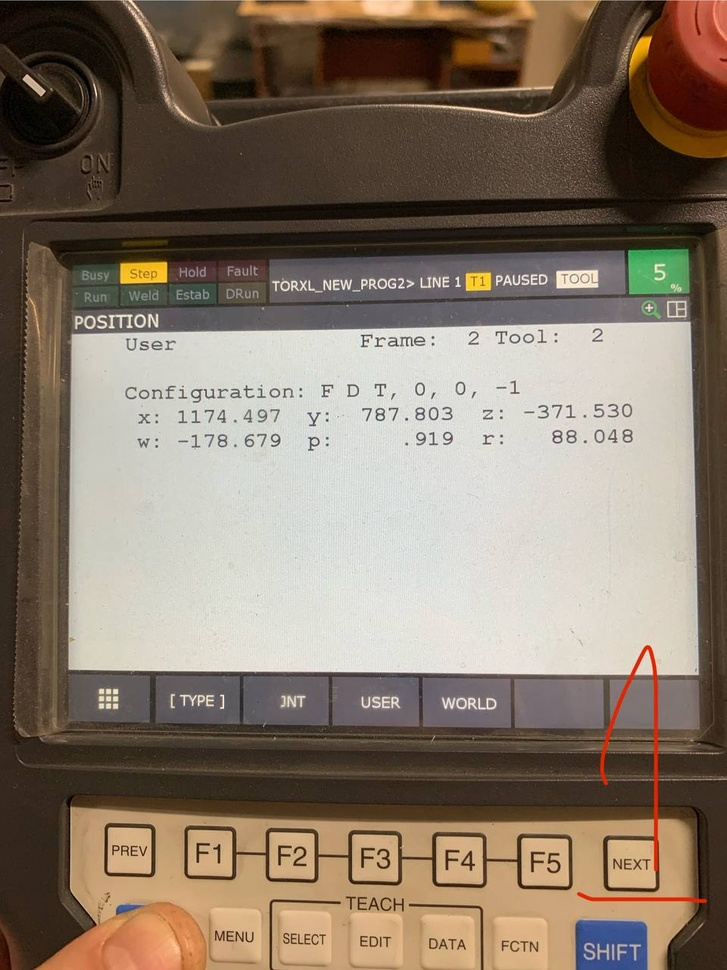
#> input picture laserdot_2/1.jpg, 727 x 970 px, shrunk from 960 x 1280 before the run
$ python -i detect.py   (imports and definitions only)
#> lines starting #> are read from the running program, lines starting #| are printed output that depends on the picture
"""Поиск линии границы прессования на снимке шлема.

У края детали идёт тёмная полоса - тень в борозде, которая остаётся на границе
прессованной зоны. Оператор, по словам заказчика, ориентируется именно на неё.

Полоса широкая, десятки пикселей, и у неё есть ТРИ разных кандидата на роль
"линии", отстоящих друг от друга на миллиметры:

    upper   верхняя граница тени - где начинается затенение;
    center  самое тёмное место, дно борозды;
    lower   нижняя граница - где тень кончается и начинается наплыв.

Какая из них тот самый ориентир - вопрос к человеку, поэтому считаются все три
и показываются одновременно.

По разметке заказчика (bench.py, пять снимков) выяснилось, что его рука стоит на
ЧЕТВЁРТОМ месте - `edge_lo`, нижний край полосы, где тень переходит в светлый
наплыв. Дно тени для этого не годится: от снимка к снимку оно отстоит от руки на
18-37 px, то есть всё, что отсчитано от него, гуляет вместе с ним. Поэтому край
ищется своим путём: широкое окно находит полосу, мелкий масштаб ставит точку.

Устойчивость обеспечивается тем, что линия НЕПРЕРЫВНА: соседние столбцы не могут
разойтись на сотни пикселей. Ищется путь через изображение, который идёт по
тёмному и при этом не прыгает (динамическое программирование по столбцам).
Поиск максимума в каждом столбце по отдельности этого не даёт - он срывается на
швы и тени купола, что и произошло в первой версии.
"""
import numpy as np
import cv2

DEFAULTS = dict(
    band_lo=0.45,     # верх полосы поиска, доля высоты детали сверху
    band_hi=1.00,     # низ полосы поиска
    win=25,           # на сколько px вверх/вниз сравнивать яркость, ища борозду
    jump=6,           # максимальный сдвиг линии между соседними столбцами, px
    step=4,           # прореживание по горизонтали
    edge=0.5,         # доля глубины, по которой определяются края полосы
    smooth=9,         # сглаживание итоговой линии, столбцов
    min_depth=5,      # ниже этой глубины дно борозды считается ненадёжным
    min_contrast=12,  # перепад яркости на краю, ниже которого точка ненадёжна
    refine=35,        # в каком окне вокруг полосы искать самую крутую точку, px
    fine=2.0,         # масштаб сглаживания при поиске крутизны, px
)


def body_box(img):
    """Прямоугольник детали: она заметно светлее фона."""
    blur = cv2.GaussianBlur(img, (21, 21), 0)
    thr = max(60, int(np.percentile(blur, 60)))
    body = blur > thr
    rows = np.where(body.sum(1) > img.shape[1] * 0.06)[0]
    cols = np.where(body.sum(0) > img.shape[0] * 0.02)[0]
    if len(rows) < 10 or len(cols) < 10:
        return None
    return int(rows.min()), int(rows.max()), int(cols.min()), int(cols.max())


def darkness(img, y0, y1, x0, x1, win, step):
    """Насколько пиксель темнее того, что выше и ниже него на `win`."""
    strip = cv2.GaussianBlur(img[y0:y1, x0:x1], (9, 9), 0).astype(np.float32)
    up = np.roll(strip, win, axis=0)
    dn = np.roll(strip, -win, axis=0)
    d = np.minimum(up - strip, dn - strip)
    d[:win + 5, :] = -1e4
    d[-(win + 5):, :] = -1e4
    return d[:, ::step], strip[:, ::step]


# [41 lines left out: functions band_edge_cost, refine_edge, not called in this run]


def trace(D, jump):
    """Путь максимальной суммарной темноты с ограничением на скачок."""
    H, W = D.shape
    score = D.copy()
    back = np.zeros((H, W), np.int32)
    idx = np.arange(H)
    for c in range(1, W):
        prev = score[:, c - 1]
        best = prev.copy()
        arg = idx.copy()
        for s in range(1, jump + 1):
            # np.roll(prev, s)[i] == prev[i-s], значит предок строки i это i-s
            for sh, src in ((np.roll(prev, s), idx - s), (np.roll(prev, -s), idx + s)):
                m = sh > best
                best[m] = sh[m]
                arg[m] = src[m]
        score[:, c] += best
        back[:, c] = np.clip(arg, 0, H - 1)
    path = np.zeros(W, np.int32)
    path[-1] = int(np.argmax(score[:, -1]))
    for c in range(W - 1, 0, -1):
        path[c - 1] = back[path[c], c]
    return path


# [33 lines left out: functions edges_of_band, smooth_line, not called in this run]


def find_lines(img, **kw):
    """Три линии полосы плюс мера надёжности каждой точки."""
    p = dict(DEFAULTS)
    p.update({k: v for k, v in kw.items() if v is not None})
    box = body_box(img)
    if box is None:
        return None
    top, bot, x0, x1 = box
    h = bot - top
    y0 = top + int(h * float(p['band_lo']))
    y1 = min(top + int(h * float(p['band_hi'])), img.shape[0])
    if y1 - y0 < 60:
        return None

    D, strip = darkness(img, y0, y1, x0, x1, int(p['win']), int(p['step']))
    path = trace(D, int(p['jump']))
    up, lo = edges_of_band(strip, path, float(p['edge']), int(p['win']))

    # Край наплыва ищется своим путём, а не отступом от дна тени: дно само
    # гуляет от снимка к снимку на десятки пикселей, и всё, что от него
    # отсчитано, гуляет вместе с ним.
    E = band_edge_cost(strip, int(p['win']))
    ep = trace(E, int(p['jump']))
    ep = refine_edge(strip, ep, max(int(p['refine']), 4), float(p['fine']))
    cols = np.arange(E.shape[1])
    contrast = E[ep, cols]
    depth = D[path, cols]

    xs = x0 + np.arange(D.shape[1]) * int(p['step'])
    k = int(p['smooth'])
    return dict(
        x=xs.tolist(),
        center=(y0 + smooth_line(path, k)).tolist(),
        upper=(y0 + smooth_line(up, k)).tolist(),
        lower=(y0 + smooth_line(lo, k)).tolist(),
        edge_lo=(y0 + smooth_line(ep, k)).tolist(),
        depth=depth.tolist(),
        contrast=contrast.tolist(),
        ok=(contrast > float(p['min_contrast'])).tolist(),
        params=p,
    )


# [7 lines left out: function profile_at, not called in this run]

>>> import cv2
>>> picture = cv2.imread('../laserdot_2/1.jpg')
#> picture is the input picture: shape (970, 727, 3); mean B, G, R 105.1, 120.3, 134.9
>>> result = find_lines(picture)
#> in body_box, `blur = cv2.GaussianBlur(img, (21, 21), 0)`:
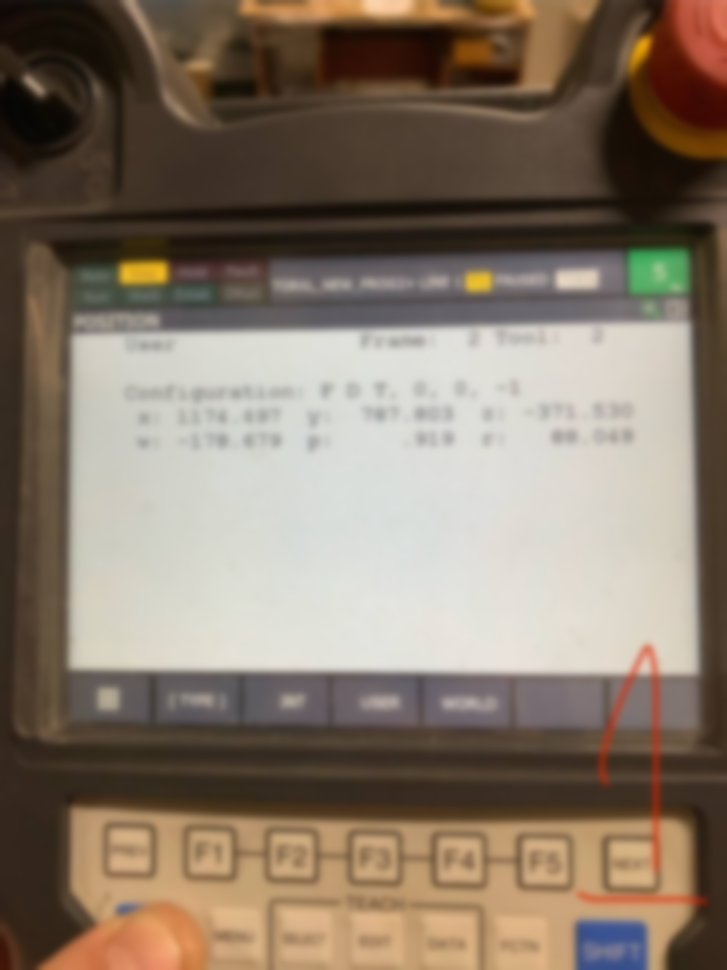
#> blur: shape (970, 727, 3); mean B, G, R 105.1, 120.3, 134.9
#> in body_box, `thr = max(60, int(np.percentile(blur, 60)))`: thr = 137
#> in body_box, `body = blur > thr`:
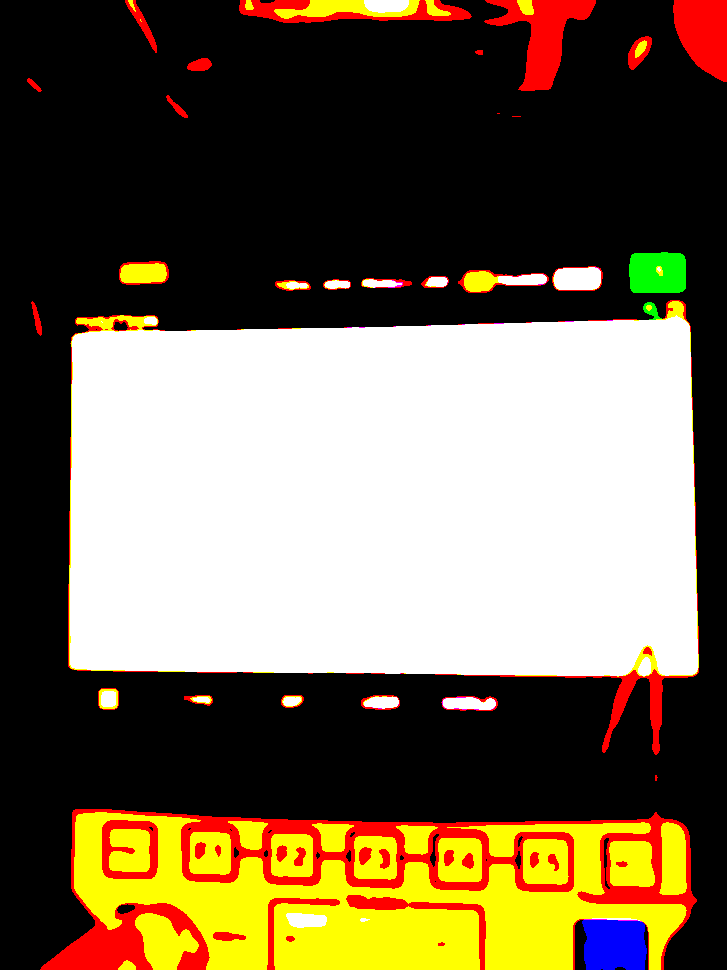
#> body: shape (970, 727, 3) bool; mean B, G, R 0.317, 0.412, 0.468
#> in body_box, `rows = np.where(body.sum(1) > img.shape[1] * 0.06)[0]`: rows = 1679 values from 0 to 969
#> in body_box, `cols = np.where(body.sum(0) > img.shape[0] * 0.02)[0]`: cols = 1930 values from 33 to 726
#> in find_lines, `box = body_box(img)`: box = (0, 969, 33, 726)
#> in find_lines, `top, bot, x0, x1 = box`: top = 0; bot = 969; x0 = 33; x1 = 726
#> in find_lines, `h = bot - top`: h = 969
#> in find_lines, `y0 = top + int(h * float(p['band_lo']))`: y0 = 436
#> in find_lines, `y1 = min(top + int(h * float(p['band_hi'])), img.shape[0])`: y1 = 969
#> in darkness, `up = np.roll(strip, win, axis=0)`:
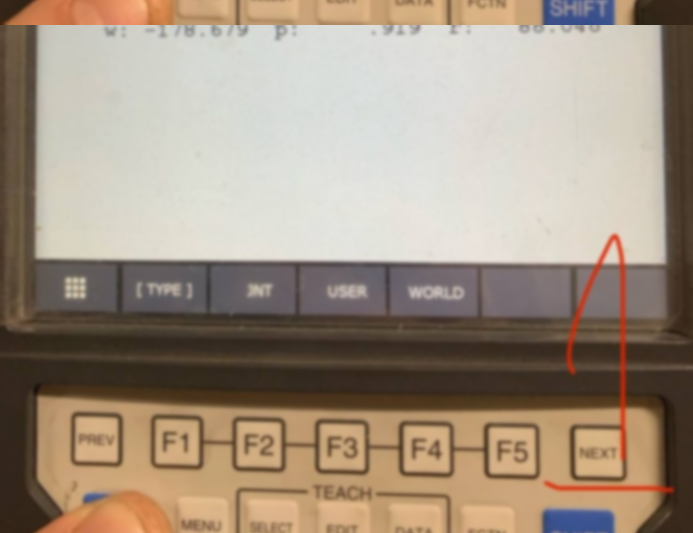
#> up: shape (533, 693, 3) float32; mean B, G, R 130.2, 146.9, 162.5
#> in darkness, `dn = np.roll(strip, -win, axis=0)`:
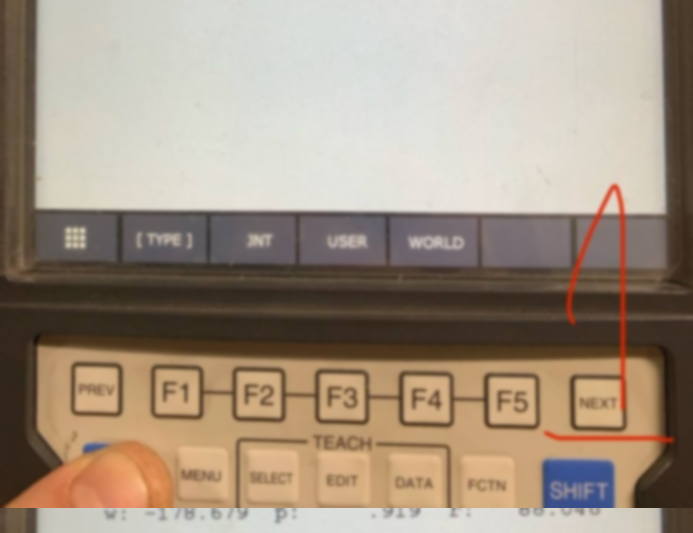
#> dn: shape (533, 693, 3) float32; mean B, G, R 130.2, 147, 162.5
#> in darkness, `d[-(win + 5):, :] = -1e4`:
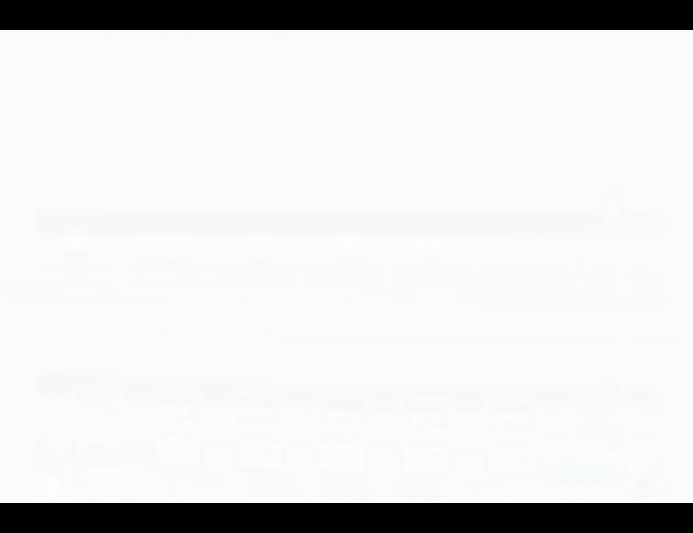
#> d: shape (533, 693, 3) float32; mean B, G, R -1137.7, -1139.1, -1140; drawn with min black and max white
#> in find_lines, `D, strip = darkness(img, y0, y1, x0, x1, int(p['win']), int(p['step']))`:
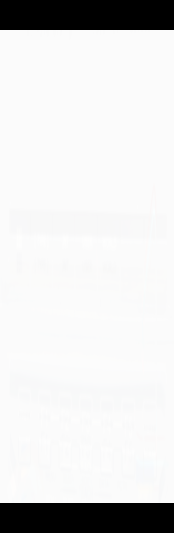
#> D: shape (533, 174, 3) float32; mean B, G, R -1138.7, -1140.1, -1141.2; drawn with min black and max white
#> in find_lines, `D, strip = darkness(img, y0, y1, x0, x1, int(p['win']), int(p['step']))`:
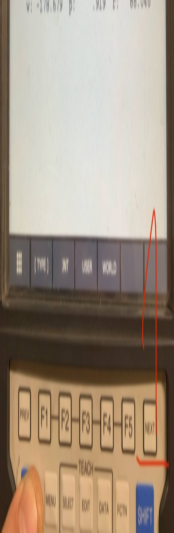
#> strip: shape (533, 174, 3) float32; mean B, G, R 129.8, 146.5, 162.1
#> (the run stopped early here; a loop or call above may not have finished)

$ run again, on laserdot_2/10.jpg
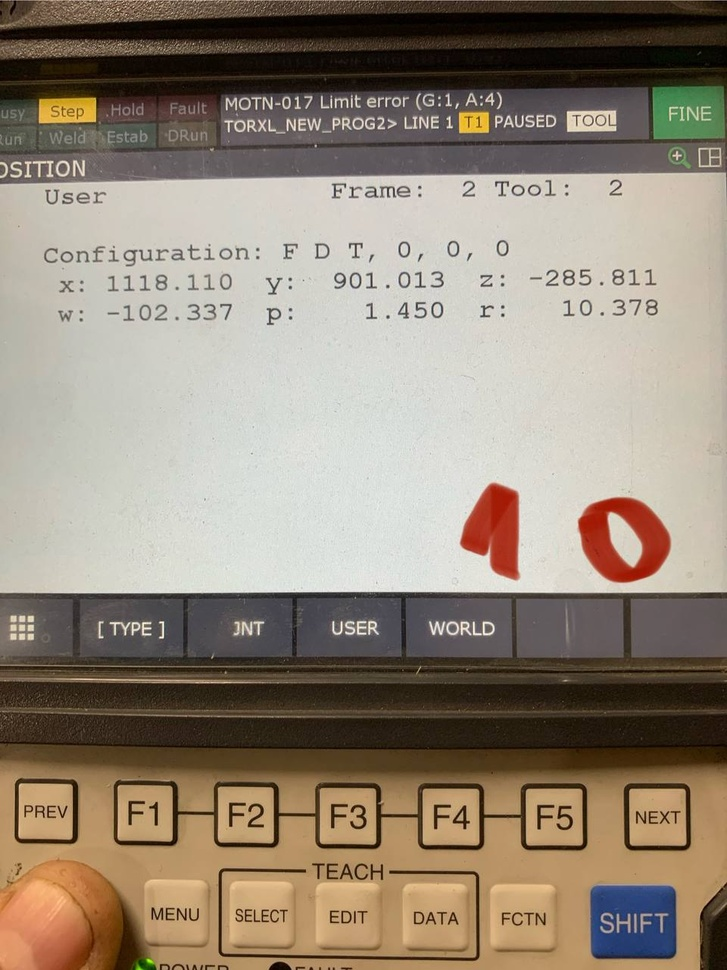
#> input picture laserdot_2/10.jpg, 727 x 970 px, shrunk from 960 x 1280 before the run
#> picture is the input picture: shape (970, 727, 3); mean B, G, R 119.6, 135.2, 148
#> thr = 181
#> in body_box, `body = blur > thr`:
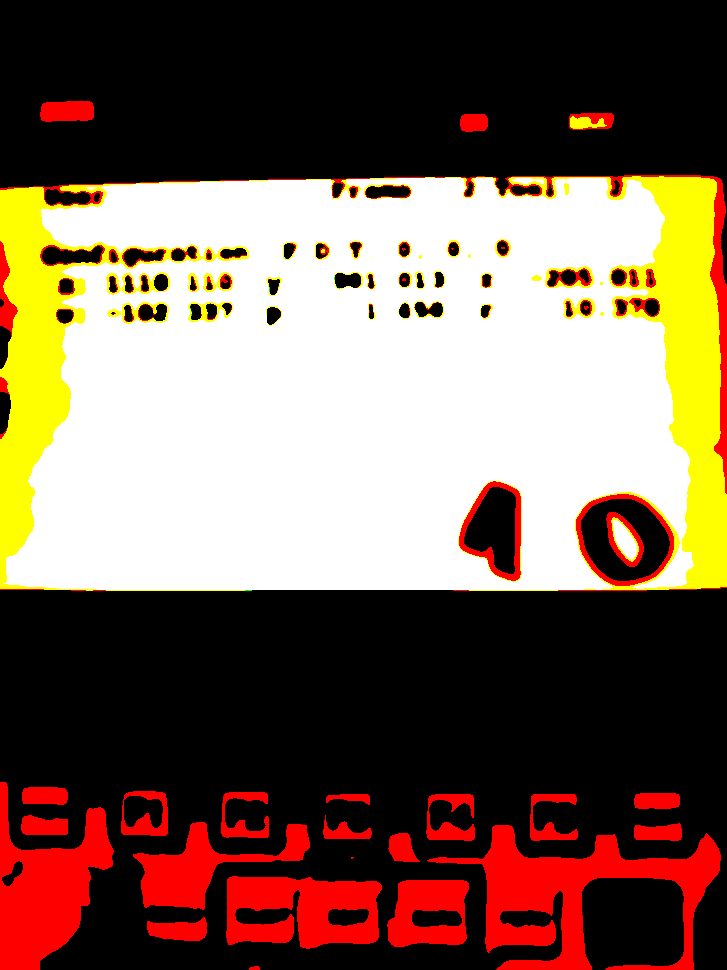
#> body: shape (970, 727, 3) bool; mean B, G, R 0.319, 0.386, 0.479
#> rows = 1449 values from 102 to 969
#> cols = 2137 values from 0 to 726
#> box = (102, 969, 0, 726)
#> top = 102; bot = 969; x0 = 0; x1 = 726
#> h = 867
#> y0 = 492
#> y1 = 969
#> in find_lines, `D, strip = darkness(img, y0, y1, x0, x1, int(p['win']), int(p['step']))`:
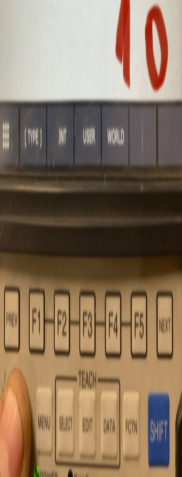
#> strip: shape (477, 182, 3) float32; mean B, G, R 94.9, 117, 138.2

$ run again, on laserdot_2/11.jpg
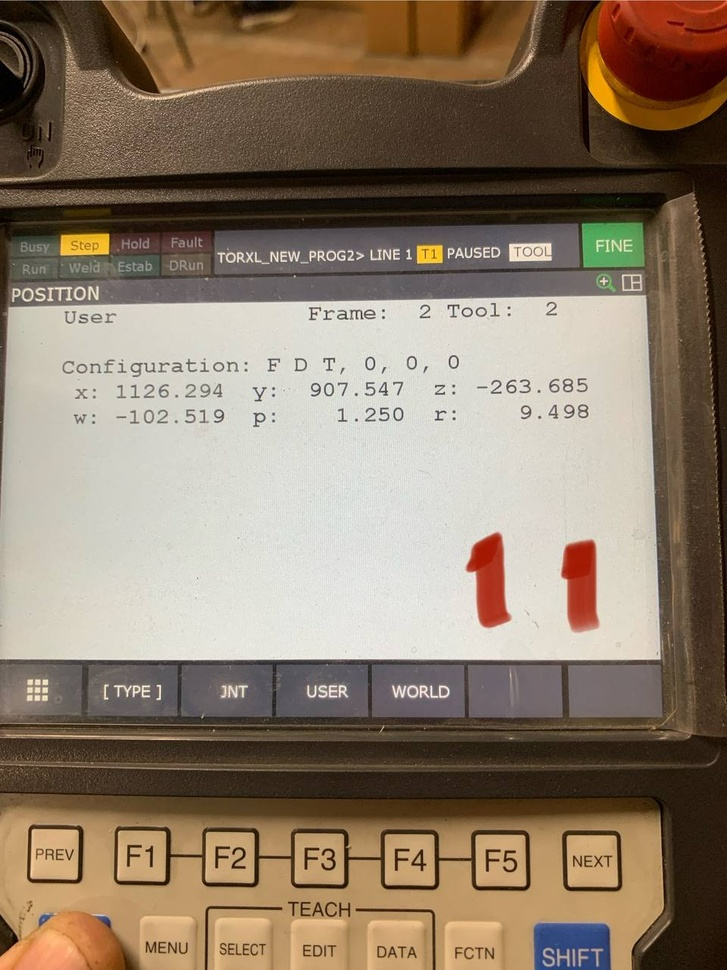
#> input picture laserdot_2/11.jpg, 727 x 970 px, shrunk from 960 x 1280 before the run
#> picture is the input picture: shape (970, 727, 3); mean B, G, R 105.7, 124.2, 141
#> thr = 147
#> in body_box, `body = blur > thr`:
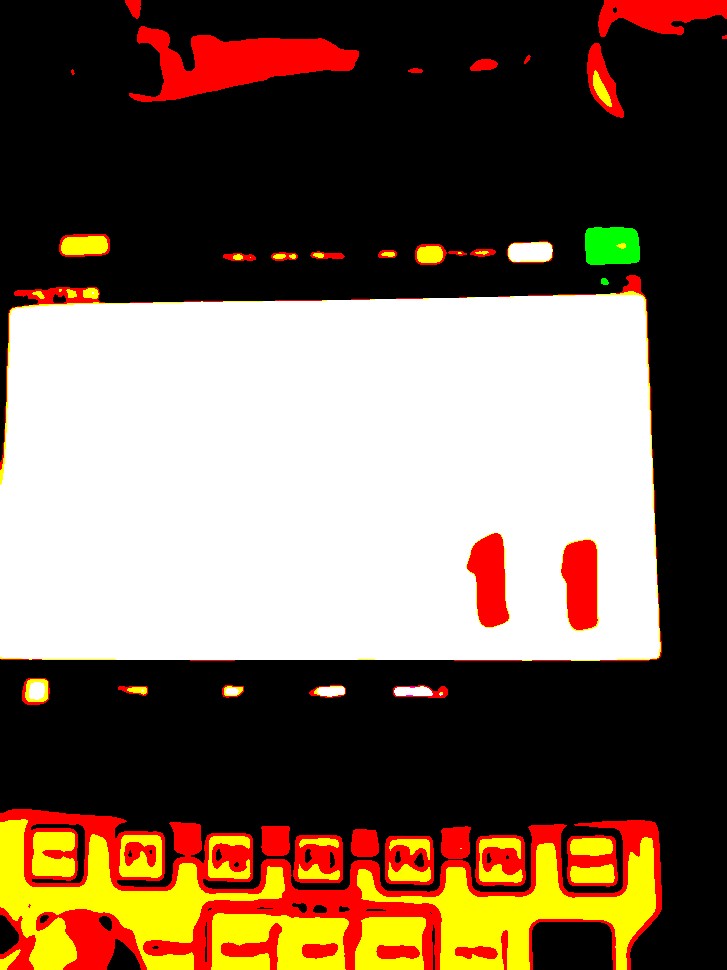
#> body: shape (970, 727, 3) bool; mean B, G, R 0.325, 0.396, 0.476
#> rows = 1596 values from 0 to 969
#> cols = 2017 values from 0 to 726
#> box = (0, 969, 0, 726)
#> top = 0; bot = 969; x0 = 0; x1 = 726
#> h = 969
#> y0 = 436
#> y1 = 969
#> in find_lines, `D, strip = darkness(img, y0, y1, x0, x1, int(p['win']), int(p['step']))`:
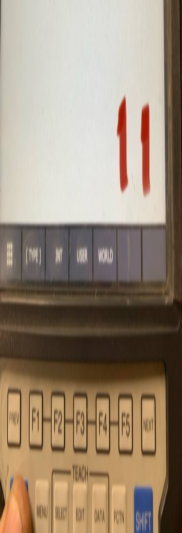
#> strip: shape (533, 182, 3) float32; mean B, G, R 120, 139.1, 155.9

$ run again, on laserdot_2/12.jpg
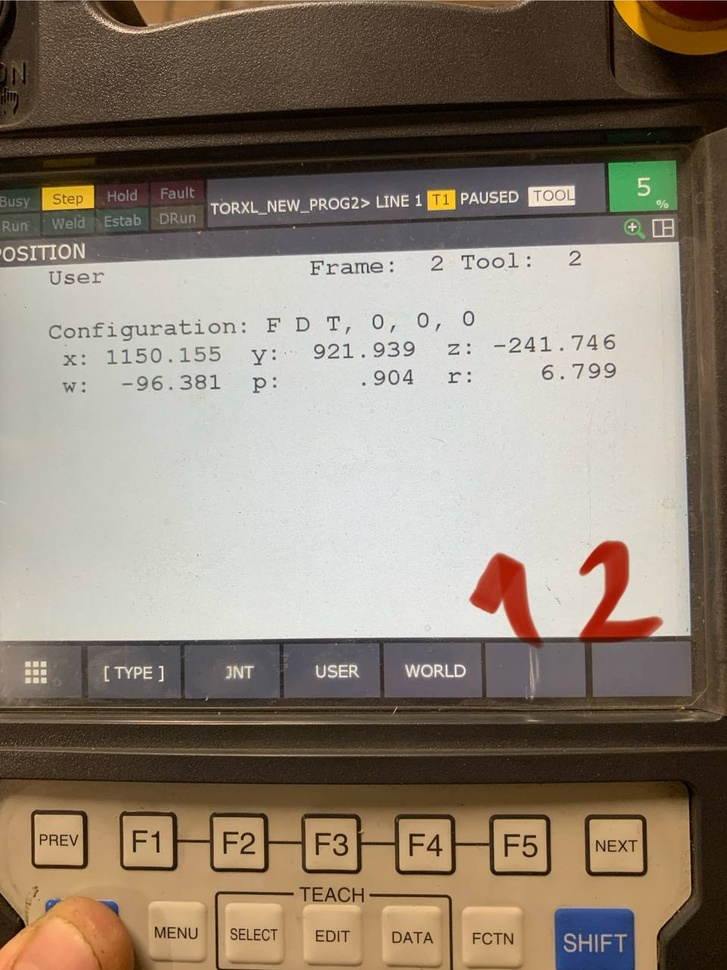
#> input picture laserdot_2/12.jpg, 727 x 970 px, shrunk from 960 x 1280 before the run
#> picture is the input picture: shape (970, 727, 3); mean B, G, R 114.6, 129.3, 141.9
#> thr = 167
#> rows = 1405 values from 187 to 969
#> cols = 2063 values from 0 to 687
#> box = (187, 969, 0, 687)
#> top = 187; bot = 969; x0 = 0; x1 = 687
#> h = 782
#> y0 = 538
#> y1 = 969
#> in find_lines, `D, strip = darkness(img, y0, y1, x0, x1, int(p['win']), int(p['step']))`:
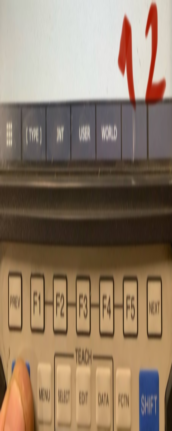
#> strip: shape (431, 172, 3) float32; mean B, G, R 103.3, 124, 144.7
